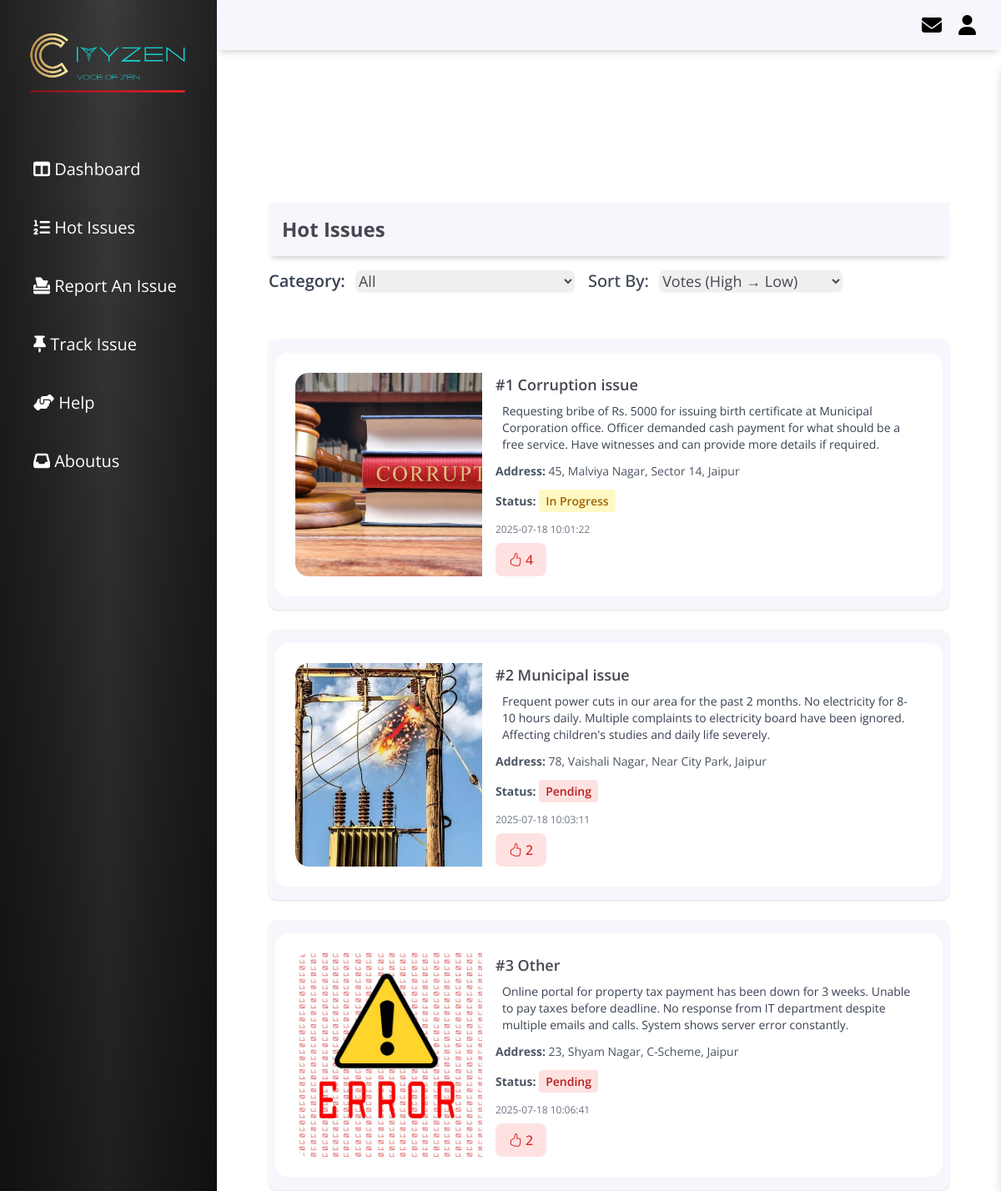
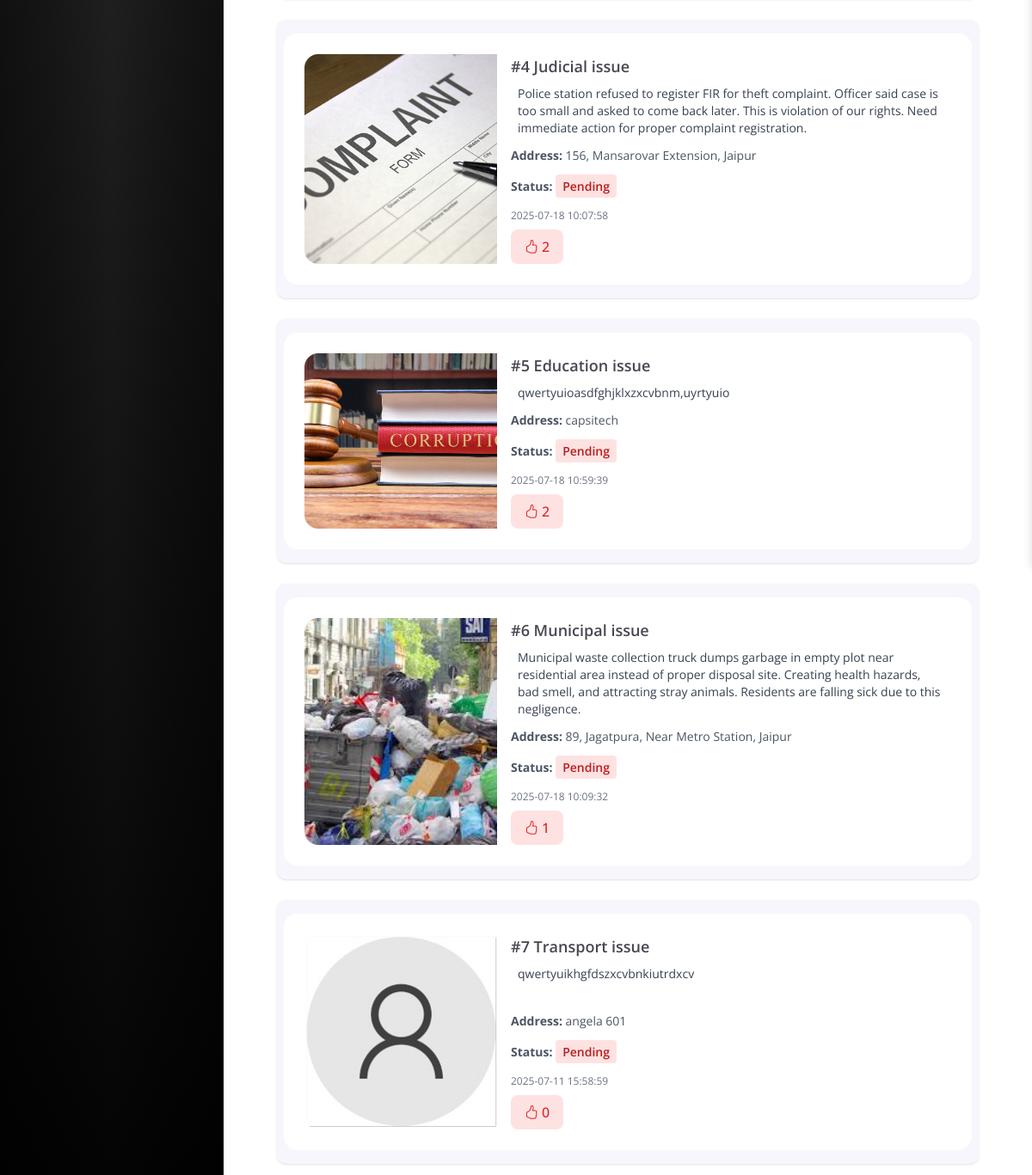
Screenshot of /hotissue (signed in) with the database file from the repository (2 pictures, top to bottom).
### tables this page shows
CREATE TABLE issues (
    id INTEGER PRIMARY KEY AUTOINCREMENT,
    name TEXT,
    address TEXT,
    pincode TEXT,
    email TEXT,
    phone TEXT,
    issue_type TEXT,
    description TEXT,
    image TEXT,  -- This will store the image filename or path
    status TEXT DEFAULT 'Pending',
    vote INTEGER DEFAULT 0,
    assign_to TEXT,
    created_at TEXT
);

### app.py (the view)
@app.route('/hotissue')
def hotissue():
    sort_by = request.args.get('sort', 'votes')
    category = request.args.get('category', 'all')
    base_query = "SELECT * FROM issues"
    filters = []
    params = []
    if category and category != 'all':
        filters.append("assign_to = ?")
        params.append(category)
    if filters:
        base_query += " WHERE " + " AND ".join(filters)
    if sort_by == 'votes':
        base_query += " ORDER BY vote DESC"
    elif sort_by == 'date':
        base_query += " ORDER BY datetime(created_at) DESC"
    else:
        base_query += " ORDER BY id DESC"
    conn = get_db_connection()
    cur = conn.cursor()
    cur.execute(base_query, params)
    iss = cur.fetchall()
    conn.close()
    user = get_logged_in_user()
    if not user:
        return redirect(url_for('Ulogin'))
    return render_template('hotissue.html', iss=iss, sort_by=sort_by, username=user['username'], email=user['email'], selected_category=category)

### app.py (called while the page is built)
def get_db_connection():
    conn = sqlite3.connect('database.db')
    conn.row_factory = sqlite3.Row
    return conn

def get_logged_in_user():
    if 'user' in session:
        conn = get_db_connection()
        cur = conn.cursor()
        cur.execute("SELECT * FROM login_info WHERE username = ?", (session['user'],))
        user = cur.fetchone()
        conn.close()
        return user
    return None

### templates/hotissue.html (shortened to what this page needs)
<!DOCTYPE html>
<html lang="en">
<head>
  <link rel="stylesheet" href="https://cdnjs.cloudflare.com/ajax/libs/font-awesome/6.7.2/css/all.min.css">
  <link rel="stylesheet" href="https://cdn.jsdelivr.net/npm/bootstrap-icons@1.10.3/font/bootstrap-icons.css">
  <script src="https://cdn.tailwindcss.com"></script>
  <link rel="stylesheet" href="{{ url_for('static', filename='styles.css') }}">
</head>
<body>
  <div class="grid-container">
    <header class="header">
      <div class="header-right">
        <a href="{{ url_for('message') }}"><i class="fa-solid fa-envelope fa-xl"></i></a>
        <i id="accountBtn" class="fa-solid fa-user fa-xl"></i>
      </div>
    </header>
    <aside id="sidebar">
      <div class="sidebar-title">
        <div class="sidebar-brand">
          <img src="{{ url_for('static', filename='images/logo-gold.png') }}" />
        </div>
      </div>
      <ul class="sidebar-list">
        <li class="sidebar-list-item">
          <a href="{{ url_for('dashboard') }}"><i class="fa-solid fa-table-columns"></i> Dashboard</a>
        </li>
        <li class="sidebar-list-item">
          <a href="{{ url_for('hotissue') }}"><i class="fa-solid fa-list-ol fa-l"></i> Hot Issues</a>
        </li>
        <li class="sidebar-list-item">
          <a href="{{ url_for('reportform') }}"><i class="fa-solid fa-box-tissue"></i> Report An Issue</a>
        </li>
        <li class="sidebar-list-item">
          <a href="{{ url_for('trackissue') }}"><i class="fa-solid fa-thumbtack"></i> Track Issue</a>
        </li>
        <li class="sidebar-list-item">
          <a href="{{ url_for('help_page') }}"><i class="fa-solid fa-handshake-angle"></i> Help</a>
        </li>
        <li class="sidebar-list-item">
          <a href="{{ url_for('aboutus') }}"><i class="fa-solid fa-inbox"></i> Aboutus</a>
        </li>
      </ul>
    </aside>
    <main class="main-container p-5 px-[30px]">
      <section class="with-sidebar px-4 sm:px-6 lg:px-8">
        <h1
          class="text-2xl font-bold mb-4 mt-12 flex gap-2 p-4 bg-[rgb(247,246,252)] shadow-[0_6px_7px_-4px_rgba(0,0,0,0.2)]">
          Hot Issues</h1>
        <div class="flex flex-wrap gap-4 mb-14">
          <form method="get" id="filterForm" class="flex gap-4">
            <div>
              <label for="categoryFilter" class="mr-2 font-semibold text-xl text-gray-700">Category:</label>
              <select name="category" id="categoryFilter"
                class="rounded-lg border-gray-300 text-lg shadow-sm focus:ring-blue-500 focus:border-blue-500"
                onchange="document.getElementById('filterForm').submit()">
                <option value="all" {% if selected_category=='all' %}selected{% endif %}>All</option>
              </select>
            </div>
            <div>
              <label for="sortBy" class="mr-2 font-medium text-xl text-gray-700">Sort By:</label>
              <select name="sort" id="sortBy" class="rounded-lg text-lg border-gray-300 shadow-sm"
                onchange="document.getElementById('filterForm').submit()">
                <option value="votes" {% if sort_by=='votes' %}selected{% endif %}>Votes (High → Low)</option>
              </select>
            </div>
          </form>
        </div>
        <div id="cardList" class="flex flex-col gap-6">
          {% if iss %}
          {% for issue in iss %}
          <div class="px-2 py-4 rounded-[10px] shadow hover:shadow-lg transition bg-[rgb(247,246,252)]">
            <div
              class="bg-white rounded-2xl  overflow-hidden flex flex-col md:flex-row">
              <div class="aspect-w-4 aspect-h-3 w-full md:w-64 p-6 pr-2">
                <img src="{{ url_for('static', filename='uploads/' + issue.image) if issue.image else '' }}"
                  alt="Issue photo" class="w-full h-full object-cover rounded-l-2xl" loading="lazy" />
              </div>
              <div class="p-6 pl-2 flex flex-col flex-1">
                <h2 class="font-semibold text-lg mb-1">#{{ loop.index }} {{ issue.issue_type }}</h2>
                <p class="text-sm  text-gray-700 px-2 py-1 rounded mb-2 flex-1">{{ issue.description }}</p>
                <p class="text-sm text-gray-600 mb-4 "><strong>Address:</strong> {{ issue.address }}</p>
                <p class="text-sm text-gray-600 mb-4">
                  <strong>Status:</strong>
                  <span id="status-{{ issue.id }}" class="font-semibold px-2 py-1 rounded
        {% if issue.status == 'Resolved' %} bg-green-100 text-green-700
        {% elif issue.status == 'In Progress' %} bg-yellow-100 text-yellow-700
        {% elif issue.status == 'Pending' %} bg-red-100 text-red-700
        {% endif %}
      ">{{ issue.status }}</span>
                </p>
                <p class="text-xs text-gray-500 mb-2">{{ issue.created_at }}</p>
                <form class="vote-form" data-id="{{ issue.id }}" method="post" action="#">
                  <button type="submit"
                    class="inline-flex items-center justify-center gap-1 px-4 py-2 bg-red-100 text-red-600 font-medium rounded-lg hover:bg-red-200 transition vote-btn">
                    <i class="bi bi-hand-thumbs-up"></i>
                    <span class="vote-count">{{ issue.vote }}</span>
                  </button>
                </form>
              </div>
            </div>
          </div>
          {% endfor %}
          {% else %}
          <p class="text-red-500">No issues found.</p>
          {% endif %}
        </div>
      </section>
    </main>
  </div>
</body>
</html>

### static/styles.css (style rules this page uses)
body { margin: 0; padding: 0; box-sizing: border-box; background-color: rgb(255, 255, 255); color: rgb(70, 71, 81); font-family: 'Open Sans', sans-serif; }
.grid-container { display: grid; grid-template-columns: 260px 1fr 1fr 1fr; grid-template-rows: 0.2fr 3fr; grid-template-areas: 'sidebar header header header' 'sidebar main main main'; height: 100vh; }
.header-right { display: flex; align-items: center; }
.header-right i { margin-left: 20px; color: #000000; }
.header-right a { text-decoration: none; color: #000000; }
.header { grid-area: header; height: 60px; display: flex; background-color: rgb(247, 246, 252); align-items: center; justify-content: space-between; padding: 0 30px 0 30px; box-shadow: 0 6px 7px -4px rgba(136, 130, 130, 0.395); }
#accountBtn { cursor: pointer; }
#sidebar { grid-area: sidebar; height: 100%; background: linear-gradient(to bottom, rgba(255, 255, 255, 0.08), rgba(0, 0, 0, 0.9)), linear-gradient(to right, #0d0d0d, #1a1a1a, #2b2b2b, #1a1a1a, #0d0d0d); color: rgb(255, 255, 255); overflow-y: auto; transition: all 0.5s; -webkit-transition: all 0.5s; }
.sidebar-title { display: flex; justify-content: space-between; align-items: center; padding: 20px 20px 20px 20px; margin-bottom: 30px; }
.sidebar-brand { margin-top: 15px; font-size: 30px; border-radius: 10px; font-weight: 700; }
.sidebar-brand img { height: 100%; width: 100%; }
.sidebar-list { padding: 0; margin-top: 15px; list-style-type: none; }
.sidebar-list-item { padding-left: 40px; font-size: 18px; }
.sidebar-list-item>a { font-size: 20px; display: block; width: 100%; padding: 20px 0px; color: white; text-decoration: none; transition: background 0.3s; }
.main-container { grid-area: main; overflow-y: auto; padding: 15px 30px; }

### rows the page displays
issues: image (picture), issue_type "Corruption issue", description "Requesting bribe of Rs. 5000 for issuing birth certificate at Municipal Corporation office. Officer demanded cash payment for what should be a free service. Have witnesses and can provide more details if required.", address "45, Malviya Nagar, Sector 14, Jaipur", status "In Progress", created_at "2025-07-18 10:01:22", vote "4"
issues: image (picture), issue_type "Municipal issue", description "Frequent power cuts in our area for the past 2 months. No electricity for 8-10 hours daily. Multiple complaints to electricity board have been ignored. Affecting children's studies and daily life severely.", address "78, Vaishali Nagar, Near City Park, Jaipur", status "Pending", created_at "2025-07-18 10:03:11", vote "2"
issues: image (picture), issue_type "Other", description "Online portal for property tax payment has been down for 3 weeks. Unable to pay taxes before deadline. No response from IT department despite multiple emails and calls. System shows server error constantly.", address "23, Shyam Nagar, C-Scheme, Jaipur", status "Pending", created_at "2025-07-18 10:06:41", vote "2"
issues: image (picture), issue_type "Judicial issue", description "Police station refused to register FIR for theft complaint. Officer said case is too small and asked to come back later. This is violation of our rights. Need immediate action for proper complaint registration.", address "156, Mansarovar Extension, Jaipur", status "Pending", created_at "2025-07-18 10:07:58", vote "2"
issues: image (picture), issue_type "Education issue", description "qwertyuioasdfghjklxzxcvbnm,uyrtyuio", address "capsitech", status "Pending", created_at "2025-07-18 10:59:39", vote "2"
issues: image (picture), issue_type "Municipal issue", description "Municipal waste collection truck dumps garbage in empty plot near residential area instead of proper disposal site. Creating health hazards, bad smell, and attracting stray animals. Residents are falling sick due to this negligence.", address "89, Jagatpura, Near Metro Station, Jaipur", status "Pending", created_at "2025-07-18 10:09:32", vote "1"
issues: image (picture), issue_type "Transport issue", description "qwertyuikhgfdszxcvbnkiutrdxcv", address "angela 601", status "Pending", created_at "2025-07-11 15:58:59", vote "0"
